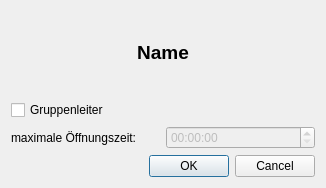
<?xml version="1.0" encoding="UTF-8"?>
<ui version="4.0">
 <class>DialogSetOpenTime</class>
 <widget class="QDialog" name="DialogSetOpenTime">
  <property name="geometry">
   <rect>
    <x>0</x>
    <y>0</y>
    <width>326</width>
    <height>188</height>
   </rect>
  </property>
  <property name="windowTitle">
   <string>Öffnungszeit</string>
  </property>
  <layout class="QVBoxLayout" name="verticalLayout">
   <item>
    <widget class="QLabel" name="label_name">
     <property name="font">
      <font>
       <pointsize>14</pointsize>
       <weight>75</weight>
       <bold>true</bold>
      </font>
     </property>
     <property name="text">
      <string>Name</string>
     </property>
     <property name="alignment">
      <set>Qt::AlignCenter</set>
     </property>
    </widget>
   </item>
   <item>
    <widget class="QCheckBox" name="checkBox_groupleader">
     <property name="text">
      <string>Gruppenleiter</string>
     </property>
    </widget>
   </item>
   <item>
    <layout class="QHBoxLayout" name="horizontalLayout">
     <item>
      <widget class="QLabel" name="label">
       <property name="text">
        <string>maximale Öffnungszeit:</string>
       </property>
      </widget>
     </item>
     <item>
      <widget class="QTimeEdit" name="timeEdit_time">
       <property name="enabled">
        <bool>false</bool>
       </property>
      </widget>
     </item>
    </layout>
   </item>
   <item>
    <widget class="QDialogButtonBox" name="buttonBox">
     <property name="orientation">
      <enum>Qt::Horizontal</enum>
     </property>
     <property name="standardButtons">
      <set>QDialogButtonBox::Cancel|QDialogButtonBox::Ok</set>
     </property>
    </widget>
   </item>
  </layout>
 </widget>
 <resources/>
 <connections>
  <connection>
   <sender>buttonBox</sender>
   <signal>accepted()</signal>
   <receiver>DialogSetOpenTime</receiver>
   <slot>accept()</slot>
   <hints>
    <hint type="sourcelabel">
     <x>248</x>
     <y>254</y>
    </hint>
    <hint type="destinationlabel">
     <x>157</x>
     <y>274</y>
    </hint>
   </hints>
  </connection>
  <connection>
   <sender>buttonBox</sender>
   <signal>rejected()</signal>
   <receiver>DialogSetOpenTime</receiver>
   <slot>reject()</slot>
   <hints>
    <hint type="sourcelabel">
     <x>316</x>
     <y>260</y>
    </hint>
    <hint type="destinationlabel">
     <x>286</x>
     <y>274</y>
    </hint>
   </hints>
  </connection>
 </connections>
</ui>
